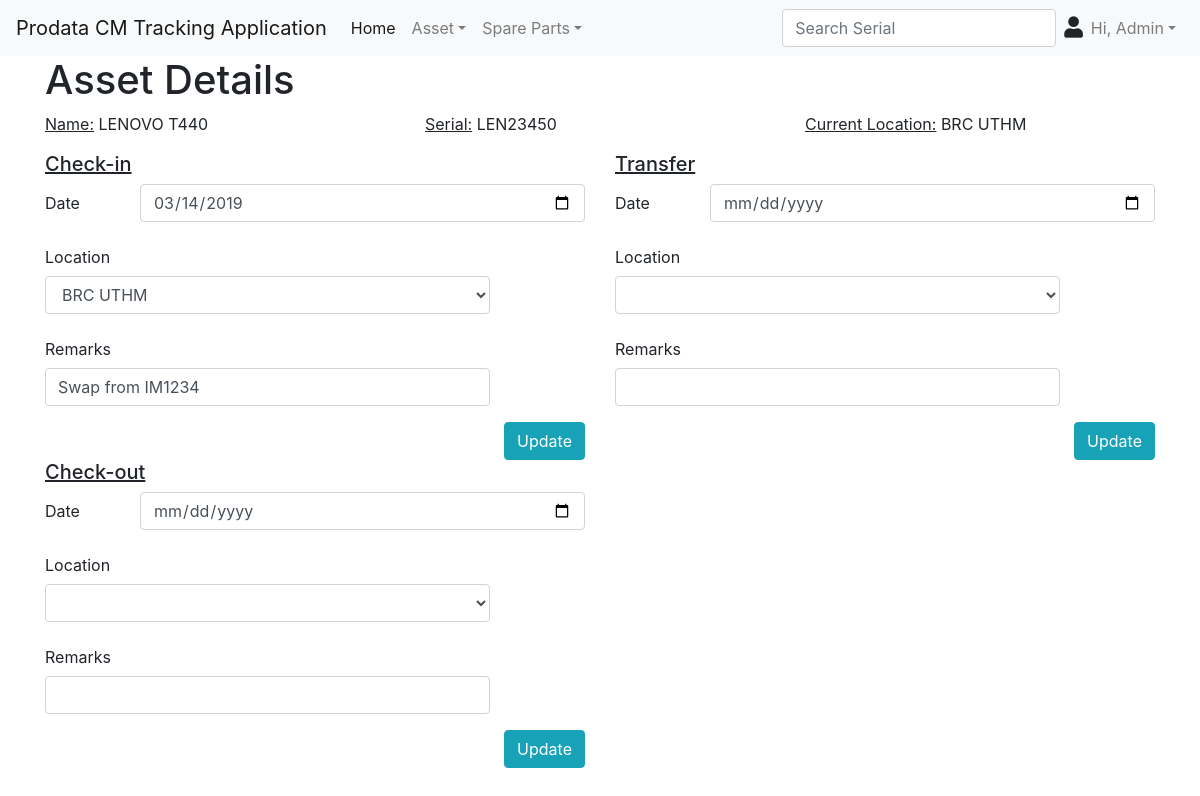
/assets.php?action=details&asset=4, run on the app's committed database.
### tables this page shows
CREATE TABLE IF NOT EXISTS `asset` (
  `assetID` INT NOT NULL AUTO_INCREMENT,
  `brandID` INT NOT NULL,
  `modelID` INT NOT NULL,
  `serialID` INT NOT NULL,
  `locationID` INT NOT NULL,
  `statusID` INT NOT NULL,
  PRIMARY KEY (`assetID`),
  INDEX `fk_asset_brand1_idx` (`brandID` ASC),
  INDEX `fk_asset_model1_idx` (`modelID` ASC),
  INDEX `fk_asset_location1_idx` (`locationID` ASC),
  INDEX `fk_asset_assetStatus1_idx` (`statusID` ASC),
  INDEX `fk_asset_serial1_idx` (`serialID` ASC),
  CONSTRAINT `fk_asset_brand1`
    FOREIGN KEY (`brandID`)
    REFERENCES `brand` (`brandID`)
    ON DELETE NO ACTION
    ON UPDATE NO ACTION,
  CONSTRAINT `fk_asset_model1`
    FOREIGN KEY (`modelID`)
    REFERENCES `model` (`modelID`)
    ON DELETE NO ACTION
    ON UPDATE NO ACTION,
  CONSTRAINT `fk_asset_location1`
    FOREIGN KEY (`locationID`)
    REFERENCES `location` (`locationID`)
    ON DELETE NO ACTION
    ON UPDATE NO ACTION,
  CONSTRAINT `fk_asset_assetStatus1`
    FOREIGN KEY (`statusID`)
    REFERENCES `status` (`statusID`)
    ON DELETE NO ACTION
    ON UPDATE NO ACTION,
  CONSTRAINT `fk_asset_serial1`
    FOREIGN KEY (`serialID`)
    REFERENCES `serial` (`serialID`)
    ON DELETE NO ACTION
    ON UPDATE NO ACTION);

CREATE TABLE IF NOT EXISTS `serial` (
  `serialID` INT NOT NULL AUTO_INCREMENT,
  `serialName` VARCHAR(45) NOT NULL,
  PRIMARY KEY (`serialID`),
  UNIQUE INDEX `serialName_UNIQUE` (`serialName` ASC));

CREATE TABLE IF NOT EXISTS `location` (
  `locationID` INT NOT NULL AUTO_INCREMENT,
  `locationName` VARCHAR(45) NOT NULL,
  `stateID` INT NOT NULL,
  `locationTypeID` INT NOT NULL,
  PRIMARY KEY (`locationID`),
  INDEX `fk_location_state1_idx` (`stateID` ASC),
  INDEX `fk_location_locationType1_idx` (`locationTypeID` ASC),
  CONSTRAINT `fk_location_state1`
    FOREIGN KEY (`stateID`)
    REFERENCES `state` (`stateID`)
    ON DELETE NO ACTION
    ON UPDATE NO ACTION,
  CONSTRAINT `fk_location_locationType1`
    FOREIGN KEY (`locationTypeID`)
    REFERENCES `locationType` (`locationTypeID`)
    ON DELETE NO ACTION
    ON UPDATE NO ACTION);

CREATE TABLE IF NOT EXISTS `assetLog` (
  `assetLogID` INT NOT NULL AUTO_INCREMENT,
  `assetLogDate` DATE NOT NULL,
  `locationID` INT NOT NULL,
  `assetID` INT NOT NULL,
  `txnTypeID` INT NOT NULL,
  `userID` INT NOT NULL,
  PRIMARY KEY (`assetLogID`),
  INDEX `fk_log_location1_idx` (`locationID` ASC),
  INDEX `fk_log_asset1_idx` (`assetID` ASC),
  INDEX `fk_log_txnType1_idx` (`txnTypeID` ASC),
  INDEX `fk_assetLog_user1_idx` (`userID` ASC),
  CONSTRAINT `fk_log_location1`
    FOREIGN KEY (`locationID`)
    REFERENCES `location` (`locationID`)
    ON DELETE NO ACTION
    ON UPDATE NO ACTION,
  CONSTRAINT `fk_log_asset1`
    FOREIGN KEY (`assetID`)
    REFERENCES `asset` (`assetID`)
    ON DELETE NO ACTION
    ON UPDATE NO ACTION,
  CONSTRAINT `fk_log_txnType1`
    FOREIGN KEY (`txnTypeID`)
    REFERENCES `txnType` (`txnTypeID`)
    ON DELETE NO ACTION
    ON UPDATE NO ACTION,
  CONSTRAINT `fk_assetLog_user1`
    FOREIGN KEY (`userID`)
    REFERENCES `user` (`userID`)
    ON DELETE NO ACTION
    ON UPDATE NO ACTION);

CREATE TABLE IF NOT EXISTS `remarks` (
  `remarksID` INT NOT NULL AUTO_INCREMENT,
  `remarksContent` VARCHAR(45) NOT NULL,
  PRIMARY KEY (`remarksID`));

### class/class.form.php (the view, shortened to what this page needs)
<?php
class Form {
  public static function getCheckoutLocationIntoSelect($assetID) {
    global $connection;
    if (isset($assetLocationID)) {
      $sql2 = "SELECT `location`.`locationName`, `location`.`locationTypeID`, `location`.`locationID` ";
      $sql2 .= "FROM `location` ";
      $sql2 .= "ORDER BY `location`.`locationName` ASC";
      $sql2 = mysqli_query($connection, $sql2);
      while ($row = mysqli_fetch_assoc($sql2)) {
        $locationName = $row['locationName'];
        echo $locationID = $row['locationID'];
        echo "<option ";
        if ($assetLocationID == $locationID) {
          echo "selected ";
        }
        echo "value='$locationID'>$locationName</option>";
      }
    } else {
      $sql2 = "SELECT `location`.`locationName`, `location`.`locationTypeID`, `location`.`locationID` ";
      $sql2 .= "FROM `location` ";
      $sql2 .= "ORDER BY `location`.`locationName` ASC";
      $sql2 = mysqli_query($connection, $sql2);
      echo "<option></option>";
      while ($row = mysqli_fetch_assoc($sql2)) {
        $locationName = $row['locationName'];
        $locationID = $row['locationID'];
        echo "<option value='$locationID'>$locationName</option>";
      }
    }
  }
  public static function getCheckinLocationIntoSelect($assetID) {
    global $connection;
    $sql1 = "SELECT `assetLog`.`assetID`, `assetLog`.`txnTypeID`, `location`.`locationName`, `location`.`locationID` ";
    $sql1 .= "FROM `assetLog` ";
    $sql1 .= "LEFT JOIN `location` ON `assetLog`.`locationID` = `location`.`locationID` ";
    $sql1 .= "WHERE ((`assetLog`.`assetID` = $assetID) AND (`assetLog`.`txnTypeID` = 1))";
    $sql1 = mysqli_query($connection, $sql1);
    while ($row = mysqli_fetch_assoc($sql1)) {
      $assetLocationID = $row['locationID'];
    }
    if (isset($assetLocationID)) {
      $sql2 = "SELECT `location`.`locationName`, `location`.`locationTypeID`, `location`.`locationID` ";
      $sql2 .= "FROM `location` ";
      $sql2 .= "WHERE (`location`.`locationTypeID` = 2) ";
      $sql2 .= "ORDER BY `location`.`locationName` ASC";
      $sql2 = mysqli_query($connection, $sql2);
      while ($row = mysqli_fetch_assoc($sql2)) {
        $locationName = $row['locationName'];
        $locationID = $row['locationID'];
        echo "<option ";
        if ($assetLocationID == $locationID) {
          echo "selected ";
        }
        echo "value='$locationID'>$locationName</option>";
      }
    }
  }
  public static function getTransferLocationIntoSelect($assetID) {
    global $connection;
    if (isset($assetLocationID)) {
      $sql2 = "SELECT `location`.`locationName`, `location`.`locationTypeID`, `location`.`locationID` ";
      $sql2 .= "FROM `location` ";
      $sql2 .= "WHERE (`location`.`locationTypeID` = 2) ";
      $sql2 .= "ORDER BY `location`.`locationName`";
      $sql2 = mysqli_query($connection, $sql2);
      while ($row = mysqli_fetch_assoc($sql2)) {
        $locationName = $row['locationName'];
        $locationID = $row['locationID'];
        echo "<option ";
        if ($assetLocationID == $locationID) {
          echo "selected ";
        }
        echo "value='$locationID'>$locationName</option>";
      }
    } else {
      $sql2 = "SELECT `location`.`locationName`, `location`.`locationTypeID`, `location`.`locationID` ";
      $sql2 .= "FROM `location` ";
      $sql2 .= "WHERE (`location`.`locationTypeID` = 2) ";
      $sql2 .= "ORDER BY `location`.`locationName`";
      $sql2 = mysqli_query($connection, $sql2);
      echo "<option></option>";
      while ($row = mysqli_fetch_assoc($sql2)) {
        $locationName = $row['locationName'];
        $locationID = $row['locationID'];
        echo "<option value='$locationID'>$locationName</option>";
      }
    }
  }
}
?>

### inc/assets/details.php (shortened to what this page needs)
<?php
  include(CLASS_DIR.'/class.asset.php');
  include(CLASS_DIR.'/class.form.php');
  include(CLASS_DIR.'/class.dal.php');
  if (isset($_GET['asset'])) {
    $assetID = $_GET['asset'];
  }
?>
<h1>Asset Details</h1>
<div class="row mb-3">
  <div class="col-sm">
    <u>Name:</u> <?php Asset::getAssetNameByAssetID($assetID); ?>
  </div>
  <div class="col-sm">
    <u>Serial:</u> <?php Asset::getAssetSerial($assetID); ?>
  </div>
  <div class="col-sm">
    <u>Current Location:</u> <?php Asset::getAssetCurrentLocation($assetID); ?>
  </div>
</div>
<div class="row">
  <div class="col-xl-6 col-sm">
    <h5><u>Check-in</u></h5>
    <form action="" method="post">
      <div class="row form-group">
        <div class="col-xl">
          <label class="col-form-label" for="checkinDate">Date</label>
        </div>
        <div class="col-10">
          <input class="form-control" type="date" name="checkinDate" value="<?php Asset::getCheckinDate($assetID); ?>" id="" <?php if (Asset::isArchived($assetID)) {echo "disabled";} ?>>
        </div>
      </div>
      <div class="row form-group">
        <div class="col">
          <label class="col-form-label" for="checkinLocation">Location</label>
        </div>
        <div class="col-10">
          <select class="form-control" name="checkinLocation" id="" <?php if (Asset::isArchived($assetID)) {echo "disabled";} ?>>
            <?php Form::getCheckinLocationIntoSelect($assetID); ?>
          </select>
        </div>
      </div>
      <div class="row form-group">
        <div class="col">
          <label class="col-form-label" for="checkinRemarks">Remarks</label>
        </div>
        <div class="col-10">
          <input class="form-control" type="text" name="checkinRemarks" value="<?php Asset::getCheckinRemarks($assetID); ?>" id="" <?php if (Asset::isArchived($assetID)) {echo "disabled";} ?>>
        </div>
      </div>
      <div class="float-right">
      <input class="btn btn-info" type="submit" name="checkinUpdate" value="Update">
      </div>
    </form>
  </div>
  <div class="col-xl-6 col-sm">
    <h5><u>Transfer</u></h5>
    <form action="" method="post">
      <div class="row form-group">
        <div class="col-xl">
          <label class="col-form-label" for="transferDate">Date</label>
        </div>
        <div class="col-10">
          <input class="form-control" type="date" name="transferDate" value="<?php Asset::getTransferDate($assetID); ?>" id="" <?php if (Asset::isArchived($assetID)) {echo "disabled";} ?>>
        </div>
      </div>
      <div class="row form-group">
        <div class="col">
          <label class="col-form-label" for="transferLocation">Location</label>
        </div>
        <div class="col-10">
          <select class="form-control" name="transferLocation" id="" <?php if (Asset::isArchived($assetID)) {echo "disabled";} ?>>
            <?php Form::getTransferLocationIntoSelect($assetID); ?>
          </select>
        </div>
      </div>
      <div class="row form-group">
        <div class="col">
          <label class="col-form-label" for="transferRemarks">Remarks</label>
        </div>
        <div class="col-10">
          <input class="form-control" type="text" name="transferRemarks" value="<?php Asset::getTransferRemarks($assetID); ?>" id="" <?php if (Asset::isArchived($assetID)) {echo "disabled";} ?>>
        </div>
      </div>
      <div class="float-right">
      <input class="btn btn-info" type="submit" name="transferUpdate" value="Update">
      </div>
    </form>
  </div>
  </div>
<div class="row">
  <div class="col-xl-6 col-sm">
    <h5><u>Check-out</u></h5>
    <form action="" method="post">
      <div class="row form-group">
        <div class="col-xl">
          <label class="col-form-label" for="checkoutDate">Date</label>
        </div>
        <div class="col-10">
          <input class="form-control" type="date" name="checkoutDate" value="<?php Asset::getCheckoutDate($assetID); ?>" id="" <?php if (Asset::isArchived($assetID)) {echo "disabled";} ?>>
        </div>
      </div>
      <div class="row form-group">
        <div class="col">
          <label class="col-form-label" for="checkoutLocation">Location</label>
        </div>
        <div class="col-10">
          <select class="form-control" name="checkoutLocation" id="" <?php if (Asset::isArchived($assetID)) {echo "disabled";} ?>>
            <?php Form::getCheckoutLocationIntoSelect($assetID); ?>
          </select>
        </div>
      </div>
      <div class="row form-group">
        <div class="col">
          <label class="col-form-label" for="checkoutRemarks">Remarks</label>
        </div>
        <div class="col-10">
          <input class="form-control" type="text" name="checkoutRemarks" value="<?php Asset::getCheckoutRemarks($assetID); ?>" id="" <?php if (Asset::isArchived($assetID)) {echo "disabled";} ?>>
        </div>
      </div>
      <div class="row form-group">
        <div class="col">
        </div>
        <div class="col-2">
          <input class="btn btn-info float-right" type="submit" name="checkoutUpdate" value="Update">
        </div>
      </div>
    </form>
  </div>
  </div>

### class/class.asset.php (shortened to what this page needs)
<?php
class Asset {
  public static function getCheckinDate($assetID) {
    global $connection;
    $sql = "SELECT `assetLog`.`assetLogDate`, `assetLog`.`assetID`, `assetLog`.`txnTypeID` ";
    $sql .= "FROM `assetLog` ";
    $sql .= "WHERE assetLog.assetID = $assetID AND assetLog.txnTypeID = 1";
    $sql = mysqli_query($connection, $sql);
    while ($row = mysqli_fetch_assoc($sql)) {
      $checkinDate = $row['assetLogDate'];
    }
    echo $checkinDate;
  }
  public static function getCheckinRemarks($assetID) {
    global $connection;
    $sql = "SELECT `assetLog`.`assetLogID`, `asset`.`assetID`, `assetLog`.`txnTypeID`, `remarks`.`remarksContent` ";
    $sql .= "FROM `assetLog` ";
    $sql .= "LEFT JOIN `asset` ON `assetLog`.`assetID` = `asset`.`assetID` ";
    $sql .= "LEFT JOIN `assetLog_has_remarks` ON `assetLog_has_remarks`.`assetLogID` = `assetLog`.`assetLogID` ";
    $sql .= "LEFT JOIN `remarks` ON `assetLog_has_remarks`.`remarksID` = `remarks`.`remarksID` ";
    $sql .= "WHERE (`assetLog`.`txnTypeID` = 1) ";
    $sql .= "AND   (`asset`.`assetID` = $assetID)";
    $sql = mysqli_query($connection, $sql);
    while ($row = mysqli_fetch_assoc($sql)) {
      $checkinRemarks = $row['remarksContent'];
    }
    echo $checkinRemarks;
  }
  public static function getTransferDate($assetID) {
    if (empty($transferDate)) {
      $transferDate = '';
    }
    echo $transferDate;
  }
  public static function getTransferRemarks($assetID) {
    if (empty($transferRemarks)) {
      $transferRemarks = '';
    }
    echo $transferRemarks;
  }
  public static function getCheckoutDate($assetID) {
    if (empty($checkoutDate)) {
      $checkoutDate = '';
    }
    echo $checkoutDate;
  }
  public static function getCheckoutRemarks($assetID) {
    if (empty($checkoutRemarks)) {
      $checkoutRemarks = '';
    }
    echo $checkoutRemarks;
  }
  public static function getAssetNameByAssetID($assetID) {
    global $connection;
    $sql = "SELECT DISTINCT `brand`.`brandName`, `model`.`modelName` ";
    $sql .= "FROM `brand` ";
    $sql .= "LEFT JOIN `asset` ON `asset`.`brandID` = `brand`.`brandID` ";
    $sql .= "LEFT JOIN `model` ON `asset`.`modelID` = `model`.`modelID` ";
    $sql .= "WHERE `asset`.`assetID` = {$assetID}";
    $sql = mysqli_query($connection, $sql);
    while ($row = mysqli_fetch_assoc($sql)) {
      $brandName = $row['brandName'];
      $modelName = $row['modelName'];
      $assetName = $brandName.'&nbsp'.$modelName;
    }
    echo $assetName;
  }
  public static function getAssetSerial($assetID) {
    global $connection;
    $sql = "SELECT `asset`.`assetID`, `serial`.`serialName` ";
    $sql .= "FROM `asset` ";
    $sql .= "LEFT JOIN `serial` ON `asset`.`serialID` = `serial`.`serialID` ";
    $sql .= "WHERE `asset`.`assetID` = {$assetID}";
    $sql = mysqli_query($connection, $sql);
    while ($row = mysqli_fetch_assoc($sql)) {
      $assetSerial = $row['serialName'];
    }
    echo $assetSerial;
  }
  public static function getAssetCurrentLocation($assetID) {
    global $connection;
    $sql = "SELECT `asset`.`assetID`, `location`.`locationName` ";
    $sql .= "FROM `asset` ";
    $sql .= "LEFT JOIN `location` ON `asset`.`locationID` = `location`.`locationID` ";
    $sql .= "WHERE (`asset`.`assetID` = $assetID)";
    $sql = mysqli_query($connection, $sql);
    while ($row = mysqli_fetch_assoc($sql)) {
      $currentLocation = $row['locationName'];
    }
    echo $currentLocation;
  }
  public static function isArchived($assetID) {
    global $connection;
    $sql = "SELECT `asset`.`assetID`, `status`.`statusName` ";
    $sql .= "FROM `asset` ";
    $sql .= "LEFT JOIN `status` ON `asset`.`statusID` = `status`.`statusID` ";
    $sql .= "WHERE (`asset`.`assetID` = {$assetID})";
    $sql = mysqli_query($connection, $sql);
    while ($row = mysqli_fetch_assoc($sql)) {
      $assetStatus = $row['statusName'];
    }
    if ($assetStatus == 'Archived') {
      return true;
    } else {
      return false;
    }
  }
}
?>

### data on the page
asset: serialID.serialName "LEN23450", locationID.locationName "BRC UTHM"
assetlog: checkinDate "03/14/2019", checkinRemarks "Swap from IM1234"

### other printed values
$assetName "LENOVO T440"
form field checkinLocation "BRC UTHM"
